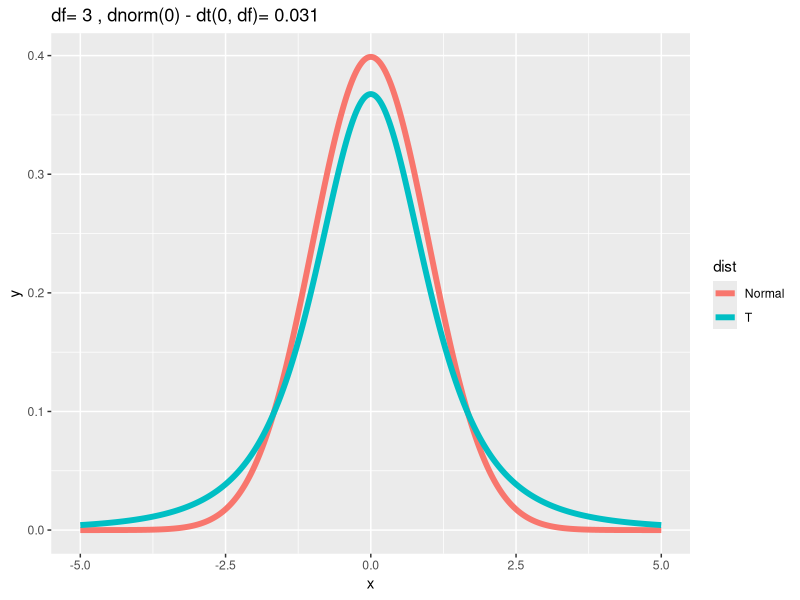
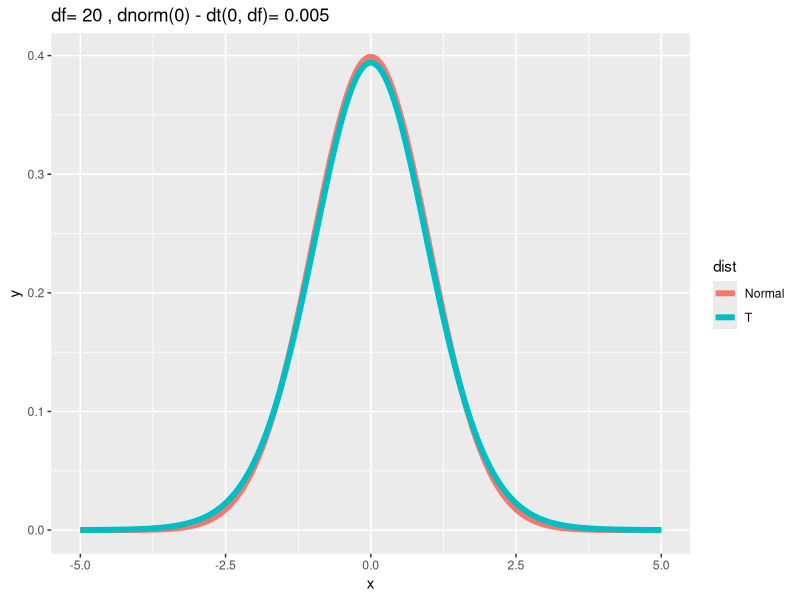
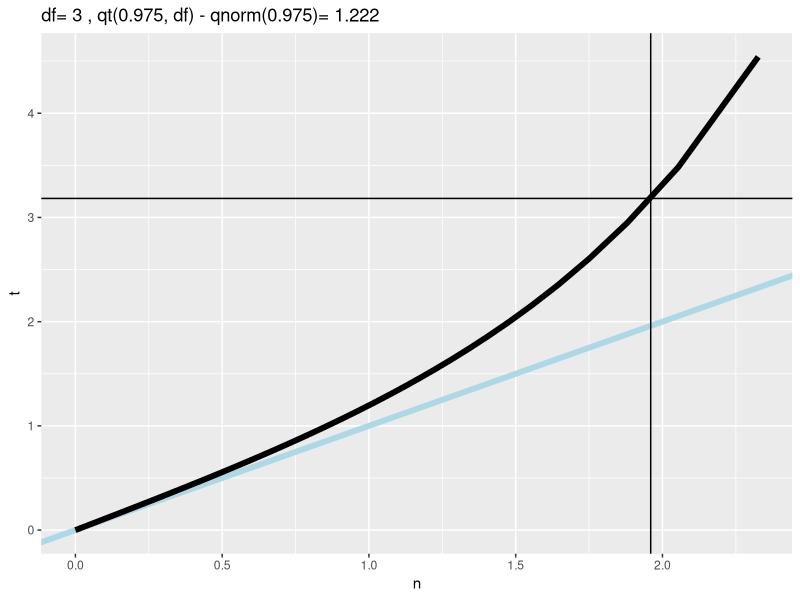
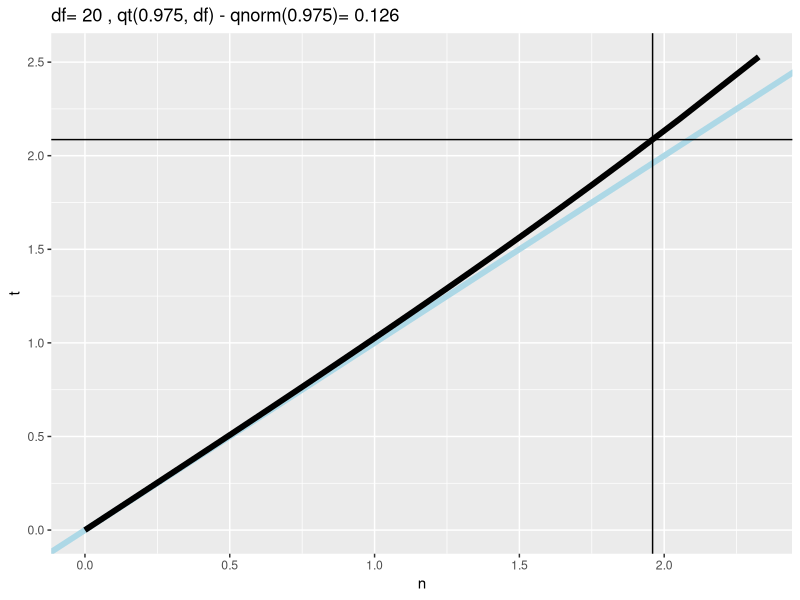

Here is the R script that generated these plots, in order:
## ---- chunk 1
knitr::opts_chunk$set(echo = FALSE)
## ---- chunk 2
library(ggplot2)
k <- 1000
xvals <- seq(-5, 5, length = k)
myplot <- function(df){
  d <- data.frame(y = c(dnorm(xvals), dt(xvals, df)),
                  x = xvals,
                  dist = factor(rep(c("Normal", "T"), c(k,k))))
  g <- ggplot(d, aes(x = x, y = y)) 
  g <- g + geom_line(size = 2, aes(colour = dist))
  g <- g + ggtitle(paste("df=", df, ", dnorm(0) - dt(0, df)="
                         , round(dnorm(0) - dt(0, df), 3)))
  print(g)
}
myplot(3)
myplot(20)
## ---- chunk 3
library(ggplot2)
pvals <- seq(.5, .99, by = .01)
myplot2 <- function(df){
  d <- data.frame(n= qnorm(pvals),t=qt(pvals, df),
                  p = pvals)
  g <- ggplot(d, aes(x= n, y = t))
  g <- g + geom_abline(size = 2, col = "lightblue")
  g <- g + geom_line(size = 2, col = "black")
  g <- g + geom_vline(xintercept = qnorm(0.975))
  g <- g + geom_hline(yintercept = qt(0.975, df))
  g <- g + ggtitle(paste("df=", df, ", qt(0.975, df) - qnorm(0.975)="
                         , round(qt(0.975, df) - qnorm(0.975), 3)))
  print(g)
}
myplot2(3)
myplot2(20)
